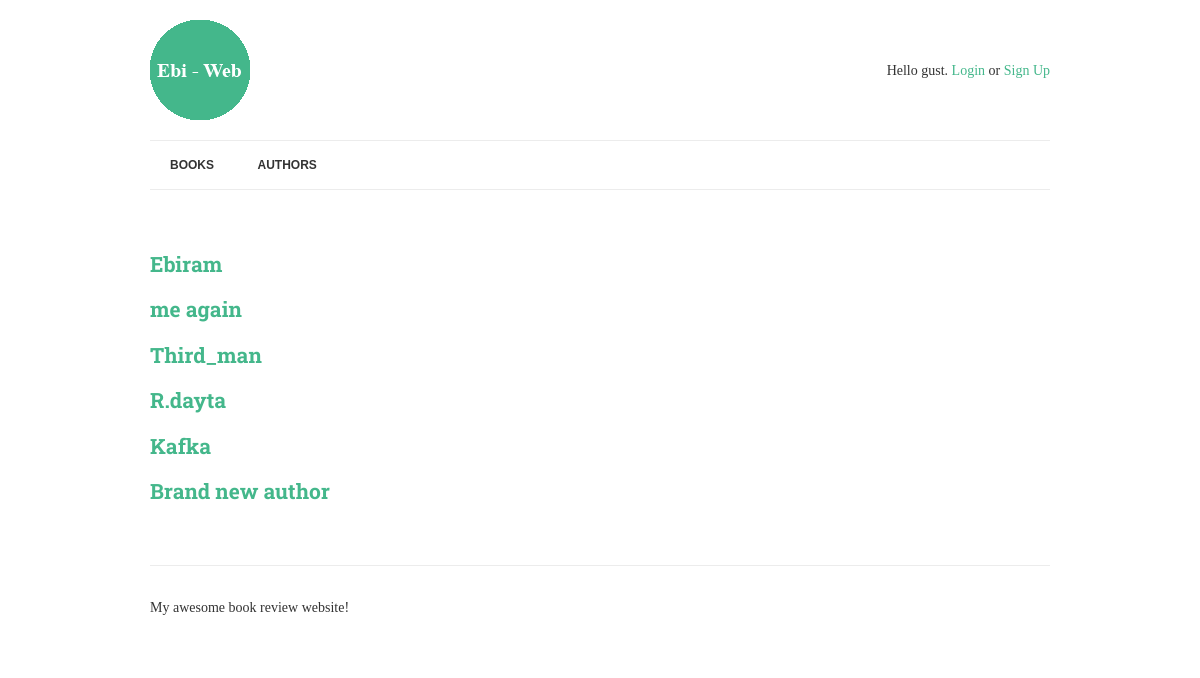
Screenshot of /authors/ with the database file from the repository.
### books/models.py (models this page shows, shortened)
class Author(models.Model):
	name = models.CharField(max_length=70,help_text=' Use pen name,not Real name',
							 unique=True)

### books/views.py (the view)
# urls.py: path('authors/',AuthorList.as_view(),name="authors"),
class AuthorList(View):
    def get(self, request):
        authors=Author.objects.annotate( #count wich authors how many books have.
            published_books=Count('books')
        ).filter(
			published_books__gt=0
		) #filter only authors that have at least 1 publish books
        context= {
             "authors":authors, #this related with authors.html file for knows as authors
        }
        return render(request, "authors.html", context)

### books/templates/authors.html
{% extends "base.html" %}
{% block content %}
        {% for author in authors %}  <! -- authors in this loop related to the contex (dictionary var) in views.py file-->
            <h2><a href="{% url 'author-detail' author.pk%}"> {{author.name}} </a></h2>
        {% endfor %}
{% endblock %}

### web_test/static/css/style.css (style rules this page uses)
body { font-family: 'Merriweather', serif; color: #333; font-size: 14px; }
h1, h2, h3, h4, h5, h6 { font-family: 'Roboto Slab', serif; }
a { color: #44B78B; text-decoration: none; }

### rows the page displays
Author: name "Ebiram"
Author: name "me again"
Author: name "Third_man"
Author: name "R.dayta"
Author: name "Kafka"
Author: name "Brand new author"
